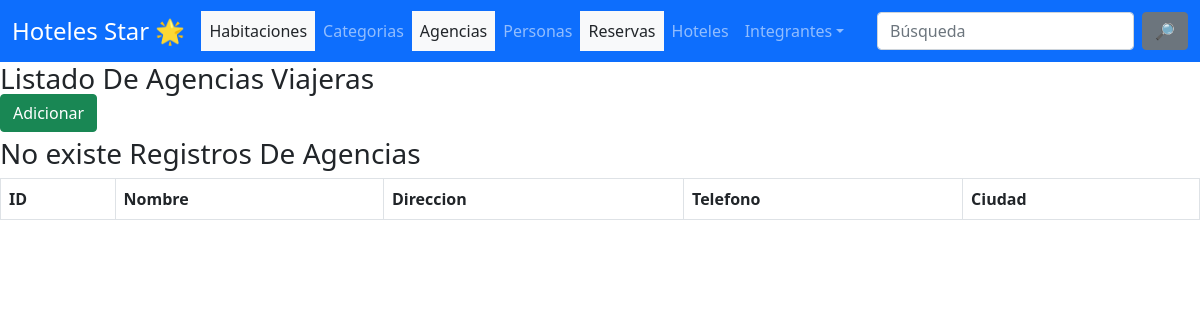
The app's page /agencia_de_viajes/, older data.
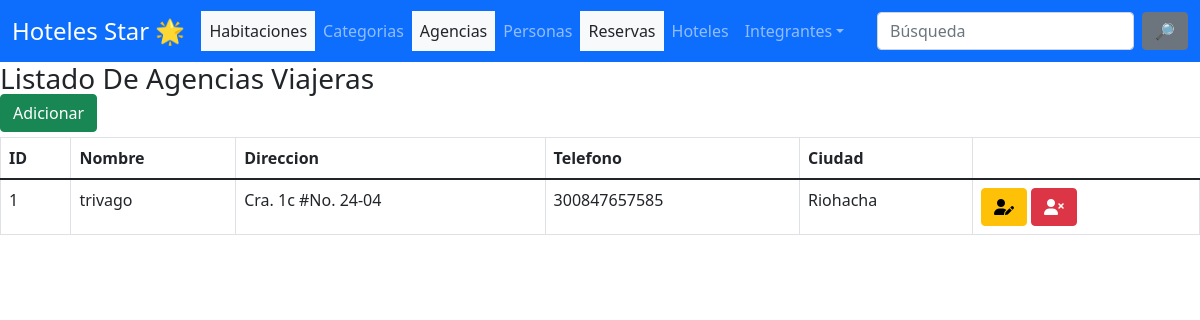
The same page, newer data.
### apps/Agencia_de_viaje/models.py (models this page shows, shortened)
class Agencia_de_viaje(models.Model):
    Nombre    = models.CharField(max_length=100)
    Direccion    = models.CharField(max_length=45)
    Telefono    = models.CharField(max_length=15)
    Ciudad    = models.CharField(max_length=50)
    class Meta:
        verbose_name = "Agencia_de_viaje"
        verbose_name_plural = "Agencia_de_viajes"

### apps/Agencia_de_viaje/views.py (the view)
# urls.py: path('', index, name ='index'),
def index(request):
    agencia_de_viaje = Agencia_de_viaje.objects.all().order_by('-id')
    context = {'agencia_de_viajes': agencia_de_viaje}
    return render(request, 'Agencia_de_viaje/index.html', context)

### templates/Agencia_de_viaje/index.html (shortened to what this page needs)
{% extends 'base/base.html' %}
{% block content %}
  <h3> Listado De Agencias Viajeras </h3>
  <a href="{% url 'Agencia_de_viajes:agencia_de_viajeCreate' %}" class="btn btn-success pull-right" style="margin-top: -10px; margin-bottom: 5px;">Adicionar</a>
  <table class="table  table-hover table-bordered">
    <thead>
      <tr>
        <th scope="col">ID</th>
        <th scope="col">Nombre</th>
        <th scope="col">Direccion</th>
        <th scope="col">Telefono</th>
        <th scope="col">Ciudad</th>
      </tr>
    </thead>
    <tbody>
      {% if agencia_de_viajes %}
        {% for agencia_de_viaje in agencia_de_viajes %}
            <tr>
                <td>{{ agencia_de_viaje.id}}</td>
                <td>{{ agencia_de_viaje.Nombre}}</td>
                <td>{{ agencia_de_viaje.Direccion}}</td>
                <td>{{ agencia_de_viaje.Telefono}}</td>
                <td>{{ agencia_de_viaje.Ciudad}}</td>
                <td>
                  <a class="btn btn-warning " href="{% url 'Agencia_de_viajes:agencia_de_viajeEdit' agencia_de_viaje.id %}" >
                    <i class="fas fa-user-edit"></i>
                  </a>
                  <a class="btn btn-danger " href="{% url 'Agencia_de_viajes:agencia_de_viajeEliminar' agencia_de_viaje.id %}" >
                    <i class="fas fa-user-times"></i>
                  </a>
                </td>
            </tr>
      {% endfor %}
      {% else %}
      <h3> No existe Registros De Agencias </h3>
   {% endif %}
    </tbody>
  </table>
{% endblock %}

Row changes from the older to the newer data that the page shows:
added Agencia_de_viaje: id "1", Nombre "trivago", Direccion "Cra. 1c #No. 24-04", Telefono "300847657585", Ciudad "Riohacha"
Text that changed along with them:
text no longer shown: "No existe Registros De Agencias"
